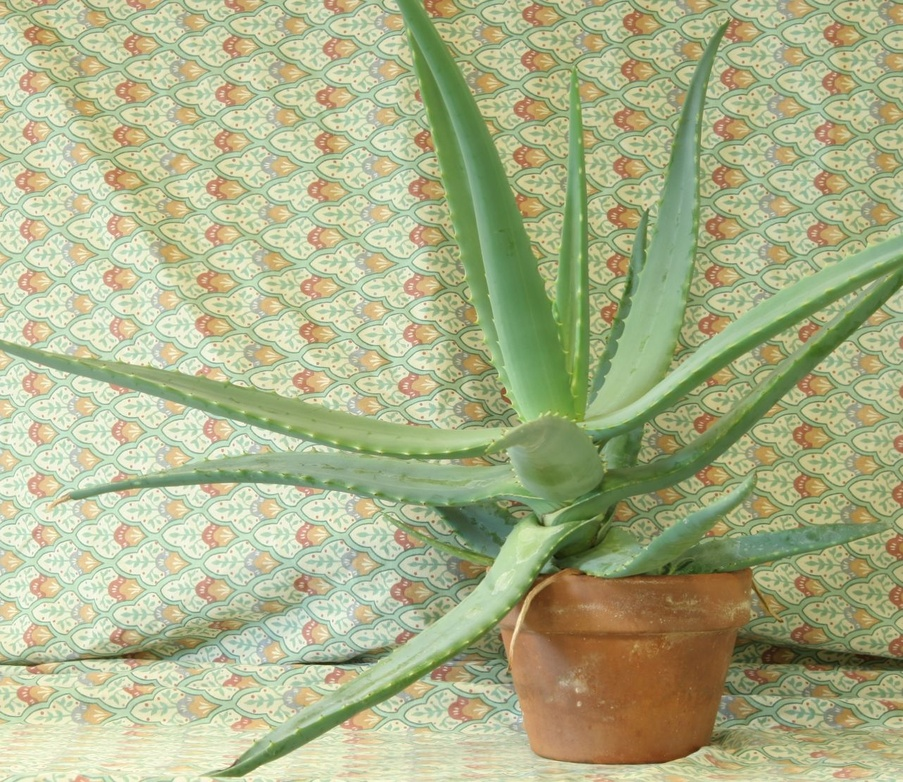
#> input picture pdi/OpenCV-images/aloeL.jpg, 903 x 782 px, shrunk from 1282 x 1110 before the run, found by its file name
$ jupyter execute logaritmo.ipynb
#> lines starting #> are read from the running program, lines starting #| are printed output that depends on the picture; long printed decimals are rounded
[cell 1]
import cv2 as cv
import numpy as np
import matplotlib.pyplot as plt

[cell 2]
# bin() convierte a binari

[cell 3]
# transformaciones logarítmicas
# usadas para imágenes con bajo contraste y muy oscuras
# s = pixel resul
# r = pixel original
# c = constante calculada por 255/log(1+m) donde m es el valor máximo de la imagen
img = cv.imread("../images/aloeL.jpg", 0)
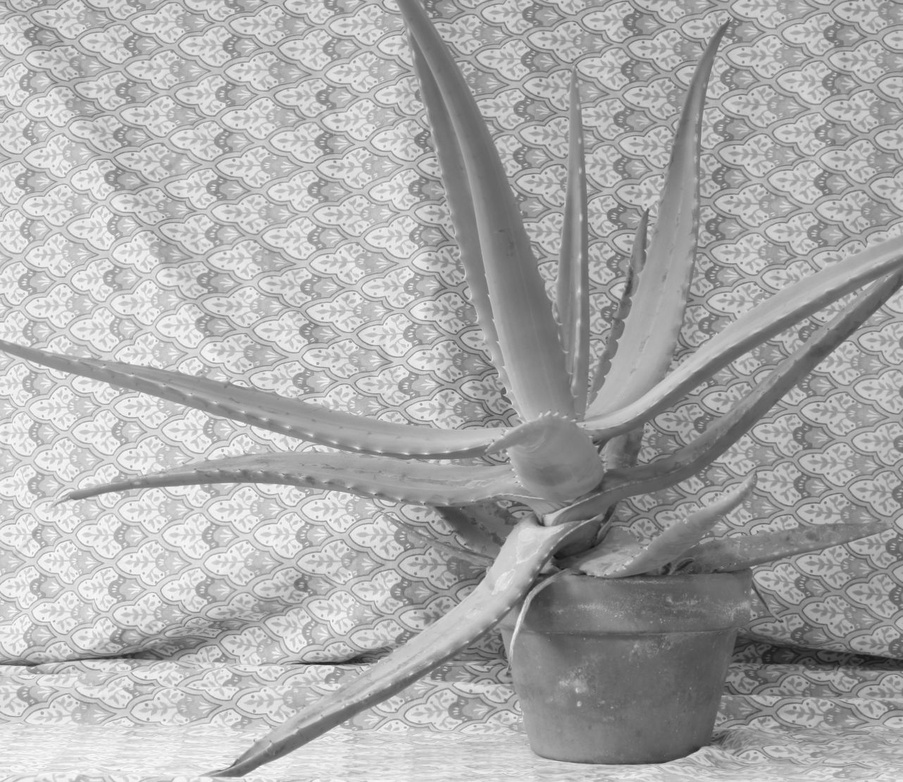
#> img: shape (782, 903); min 18, max 255, mean 170.8
# c = 255 / log(1 + np.max(img))
# s = c * log(1 + ) # 1 para evitar log(0)
plt.imshow(img, cmap="gray")

[cell 4]
s = np.log(1 + img)
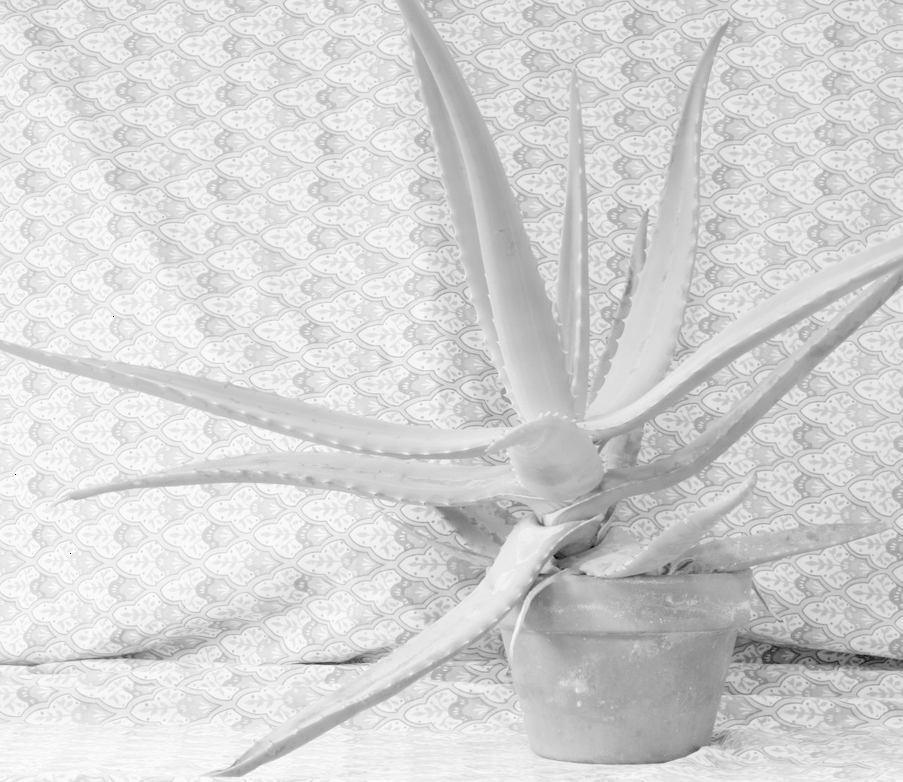
#> s: shape (782, 903) float16; 0% of the values are NaN or infinite; the others: min 2.95, max 5.54, mean 5.11; drawn with min black, max white, NaN and infinite black

# los valores se vuelven aún más claros

plt.imshow(s, cmap="gray")

[cell 5]
# para que suavizar la función, se modifica la constante c

print(s.dtype)
#| float16
C = 255 / np.log(1 + np.max(img))
#> C = 45.99
print(C)
#| 45.986

s = C * np.log(1 + img.astype(np.float32))
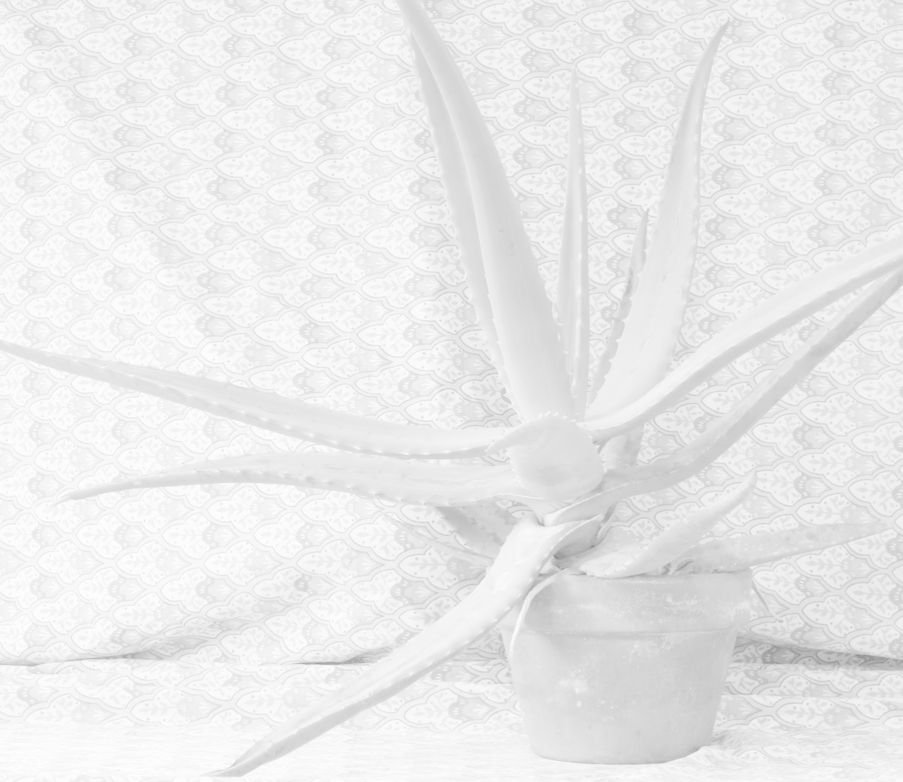
#> s: shape (782, 903) float32; min 135.4, max 255, mean 235.1
print(img.dtype )
#| uint8

plt.imshow(s, cmap="gray")

[cell 6]
np.pi

[cell 7]
np.array(np.pi).dtype

[cell 8]
img_float = img.astype(np.float64)
img_float.dtype

[cell 9]
img

[cell 10]
img_float

[cell 11]
filas, columnas = img_float.shape
#> filas = 782; columnas = 903
img_log = img_float.copy()
for fila in range(filas):
    for columna in range(columnas):
        img_log[fila, columna] = C * np.log(1 + img_log[fila, columna]) # cambiamos C

plt.imshow(img_log, cmap="gray")
img_log.dtype

[cell 12]
img_log.min()
#> Out = 135.4

[cell 13]
# 9 oct 2023
# gamma [0, 2.5]
plt.imshow(np.power(img, 2), cmap="gray")
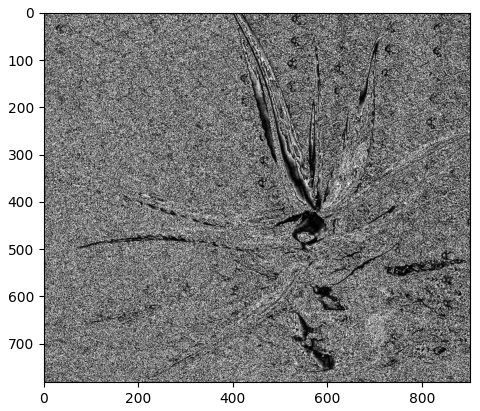
#> figure drawn by matplotlib, 1 panel
